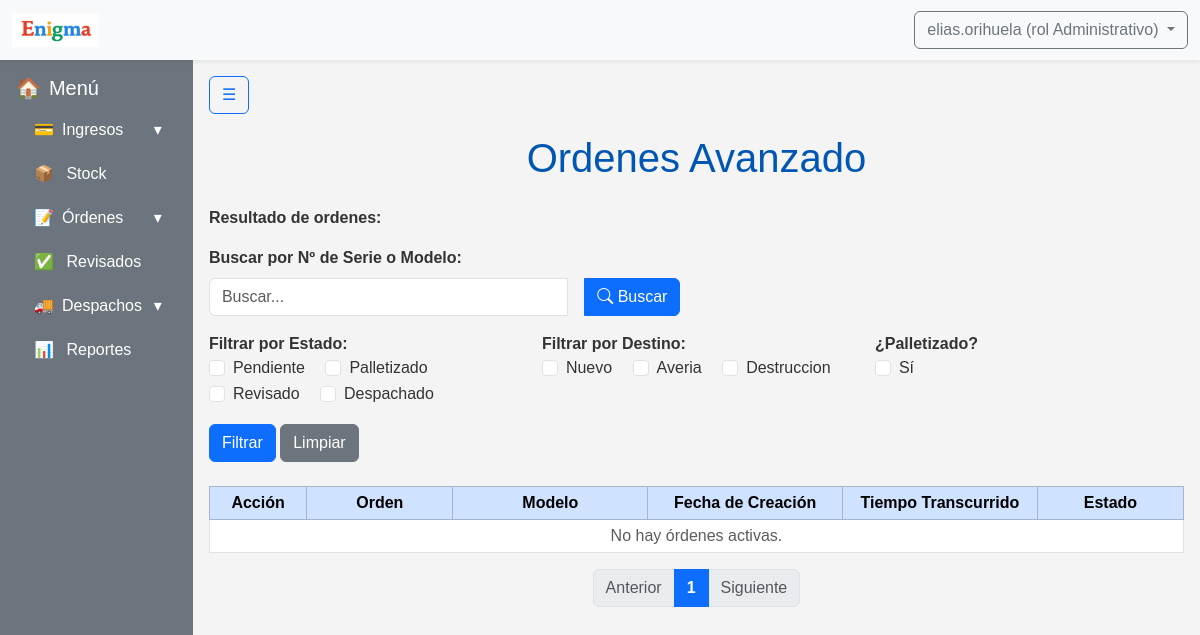
The app's page /ordenes/ordenes/activas/ (signed in) with its own data.
### apps/usuarios/models.py (models this page shows, shortened)
class Usuarios(AbstractBaseUser):
    username = models.CharField('Nombre de usuario', unique= True, max_length=60)
    email = models.EmailField('Correo electronico', max_length=254, unique= True)
    nombre = models.CharField(max_length=50)
    apellido = models.CharField(max_length=50)
    rol = models.ForeignKey(Roles, on_delete=models.CASCADE)
    activo = models.BooleanField(default=True)
    is_admin = models.BooleanField(default = False)
    is_superuser = models.BooleanField(default=False)
    is_staff = models.BooleanField(default=False)
    objects = UsuariosManager()
    USERNAME_FIELD = 'username'
    REQUIRED_FIELDS = ['nombre', 'apellido', 'email'] #campos necesarios para crear la cuenta por consola

class Roles(models.Model):
    id = models.AutoField(primary_key=True)
    nombre = models.CharField(max_length=50)
    def __str__(self):
        return self.nombre

### apps/ordenes/models.py (models this page shows, shortened)
class Estados(models.Model):
    nombre_estado = models.CharField(max_length=30)

class Destinos(models.Model):
    nombre_destino = models.CharField(max_length=30)

### apps/ordenes/views.py (the view, shortened to what this page needs)
# urls.py: path('ordenes/activas/', login_required(OrdenesActivasListView.as_view()), name='ordenes_activas'),
class OrdenesActivasListView(LoginRequiredMixin, ListView):
    model = Ordenes
    template_name = 'ordenes/ordenes_activas.html'
    context_object_name = 'ordenes'
    paginate_by = 10  # 🔹 Paginación: 10 por página
    def get_queryset(self):
        if not self.request.GET:
            return Ordenes.objects.none()
    def get_context_data(self, **kwargs):
        context = super().get_context_data(**kwargs)
        datos_ordenes = []
        context['ordenes'] = datos_ordenes
        context['total_ordenes'] = self.get_queryset().count()
        context['estados'] = Estados.objects.all()
        context['destinos'] = Destinos.objects.all()
        context['filtro_estados'] = self.request.GET.getlist('estado')
        context['filtro_destinos'] = self.request.GET.getlist('destino')
        context['filtro_palletizado'] = self.request.GET.getlist('palletizado')
        return context

### apps/ordenes/templates/ordenes/ordenes_activas.html (shortened to what this page needs)
{% extends 'base.html' %}
{% block content %}
<h1 class="mt-3 mb-4">Ordenes Avanzado</h1>
<p><strong>Resultado de ordenes:</strong> {% if total_ordenes %} {{ total_ordenes }} {% endif %}</p>
<div class="busqueda-activa">
    <form method="get" class="mb-4">
        <div class="row">
            <div class="mb-3">
            <label for="buscar" class="form-label"><strong>Buscar por Nº de Serie o Modelo:</strong></label>
            <div class="input-group w-50">
                <input type="text" id="buscar" name="buscar" class="form-control" placeholder="Buscar..." value="{{ request.GET.buscar }}">
                <button class="btn btn-primary mx-3" type="submit">
                <i class="bi bi-search"></i> Buscar
                </button>
            </div>
            </div>
            <div class="col-md-4">
            <label><strong>Filtrar por Estado:</strong></label><br>
            {% for estado in estados %}
            <div class="form-check form-check-inline">
                <input class="form-check-input" type="checkbox" name="estado" value="{{ estado.id }}"
                    {% if estado.id|stringformat:"s" in filtro_estados %}checked{% endif %}>
                <label class="form-check-label">{{ estado.nombre_estado }}</label>
            </div>
            {% endfor %}
            </div>
            <div class="col-md-4">
            <label><strong>Filtrar por Destino:</strong></label><br>
            {% for destino in destinos %}
            <div class="form-check form-check-inline">
                <input class="form-check-input" type="checkbox" name="destino" value="{{ destino.id }}"
                    {% if destino.id|stringformat:"s" in filtro_destinos %}checked{% endif %}>
                <label class="form-check-label">{{ destino.nombre_destino }}</label>
            </div>
            {% endfor %}
            </div>
            <div class="col-md-1">
                <label><strong>¿Palletizado?</strong></label><br>
                <div class="form-check form-check-inline">
                <input class="form-check-input" type="checkbox" name="palletizado" value="1"
                        {% if "1" in filtro_palletizado %}checked{% endif %}>
                <label class="form-check-label">Sí</label>
                </div>
            </div>
        </div>
        <div class="mt-3">
            <button type="submit" class="btn btn-primary">Filtrar</button>
            <a href="{% url 'ordenes_activas' %}" class="btn btn-secondary">Limpiar</a>
        </div>
    </form>
</div>
<div class="table-responsive">
    <table class="table table-bordered table-hover table-sm align-middle text-center w-100">
        <thead class="table-primary">
            <tr>
                <th style="width: 10%;">Acción</th>
                <th style="width: 15%;">Orden</th>
                <th style="width: 20%;">Modelo</th>
                <th style="width: 20%;">Fecha de Creación</th>
                <th style="width: 20%;">Tiempo Transcurrido</th>
                <th style="width: 15%;">Estado</th>
            </tr>
        </thead>
        <tbody>
            {% for orden in ordenes %}
            <tr>
                <td>
                    <a href="{% url 'revisar_orden' orden.id %}" class="btn btn-outline-primary btn-sm">Ver detalle</a>
                </td>
                <td>enigma-A{{ orden.id }}</td>
                <td>{{ orden.modelo }}</td>
                <td>{{ orden.fecha_creacion|date:"d/m/Y H:i" }}</td>
                <td>
                    {% with orden.tiempo_transcurrido as t %}
                        {{ t.days }} días,
                        {% widthratio t.seconds 3600 1 %} horas
                    {% endwith %}
                </td>
                <!-- <td>
                    <span class="badge bg-warning">{{ orden.estado }}</span>
                </td> -->
                <td>
                    {% if orden.estado == "Pendiente" %}
                        <span class="badge bg-warning">{{ orden.estado }}</span>
                    {% elif orden.estado == "Revisado" %}
                        <span class="badge bg-success">{{ orden.estado }}</span>
                    {% elif orden.estado == "Palletizado" %}
                        <span class="badge bg-primary">{{ orden.estado }}</span>
                    {% elif orden.estado == "Despachado" %}
                        <span class="badge bg-secondary">{{ orden.estado }}</span>
                    {% else %}
                        <span class="badge bg-light text-dark">{{ orden.estado }}</span>
                    {% endif %}
                </td>
            </tr>
            {% empty %}
            <tr>
                <td colspan="6" class="text-muted">No hay órdenes activas.</td>
            </tr>
            {% endfor %}
        </tbody>
    </table>
    <nav aria-label="Paginación">
    <ul class="pagination justify-content-center">
        {% if page_obj.has_previous %}
        <li class="page-item">
            <a class="page-link" href="?page={{ page_obj.previous_page_number }}">Anterior</a>
        </li>
        {% else %}
        <li class="page-item disabled"><span class="page-link">Anterior</span></li>
        {% endif %}
        {% for num in page_obj.paginator.page_range %}
        {% if page_obj.number == num %}
            <li class="page-item active"><span class="page-link">{{ num }}</span></li>
        {% elif num > page_obj.number|add:'-3' and num < page_obj.number|add:'3' %}
            <li class="page-item"><a class="page-link" href="?page={{ num }}">{{ num }}</a></li>
        {% endif %}
        {% endfor %}
        {% if page_obj.has_next %}
        <li class="page-item">
            <a class="page-link" href="?page={{ page_obj.next_page_number }}">Siguiente</a>
        </li>
        {% else %}
        <li class="page-item disabled"><span class="page-link">Siguiente</span></li>
        {% endif %}
    </ul>
    </nav>
</div>
{% endblock %}

### templates/includes/header.html (shortened to what this page needs)
{% load static %}
<nav class="navbar navbar-expand-lg navbar-light bg-light shadow-sm">
  <div class="container-fluid">
    <a class="navbar-brand d-flex align-items-center" href="{% url 'core:dashboard' %}">
      <div class="card-header"><img class="logo_form" src="{% static 'img/logo_form.png' %}" alt=""></div>
    </a>
    <div class="d-flex ms-auto">
      {% if user.is_authenticated %}
        <div class="dropdown">
          <a class="btn btn-outline-secondary dropdown-toggle" href="#" role="button" id="dropdownUser" data-bs-toggle="dropdown" aria-expanded="false">
            {{ user.username }} (rol {{ user.rol }})
          </a>
        </div>
      {% else %}
        <a href="{% url 'usuarios:register' %}" class="btn btn-outline-primary me-2">Registrarse</a>
        <a href="{% url 'usuarios:login' %}" class="btn btn-outline-success">Login</a>
      {% endif %}
    </div>
  </div>
</nav>

### static/css/style.css (style rules this page uses)
.card-header > img { height: 34px; }
.active { background-color: #343a40 !important; font-weight: bold; border-radius: 0.25rem; }
body { font-family: Arial, sans-serif; background-color: #f4f4f4; color: #333; }
h1, h2 { text-align: center; color: #0056b3; margin-bottom: 25px; }

### records on screen
Usuarios: username "elias.orihuela", rol "Administrativo"
Estados: nombre_estado "Pendiente"
Estados: nombre_estado "Palletizado"
Estados: nombre_estado "Revisado"
Estados: nombre_estado "Despachado"
Destinos: nombre_destino "Nuevo"
Destinos: nombre_destino "Averia"
Destinos: nombre_destino "Destruccion"

### other values on screen
{{ num }} "1"
